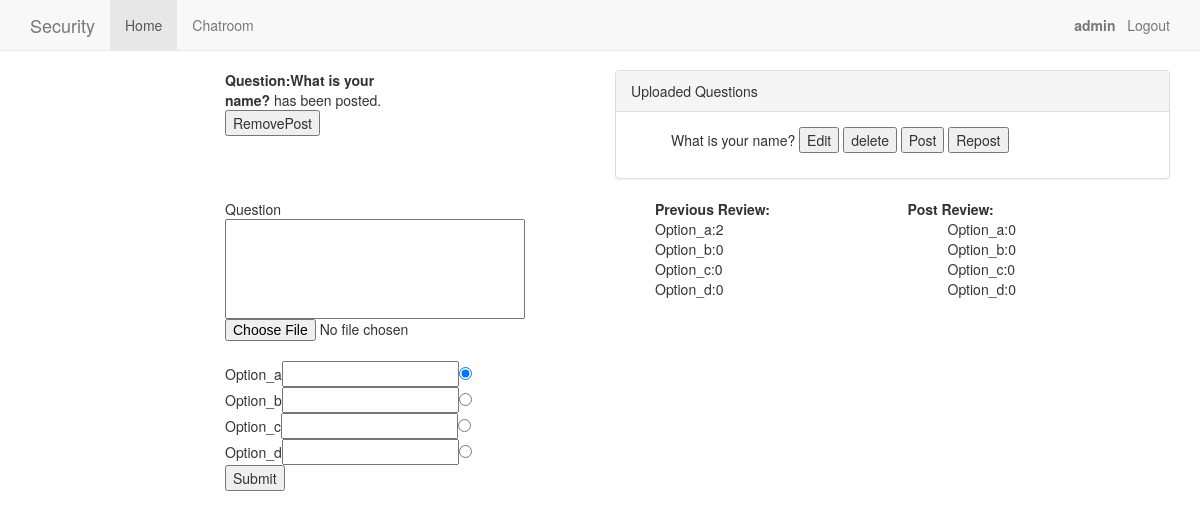
The app's page / (signed in), older data.
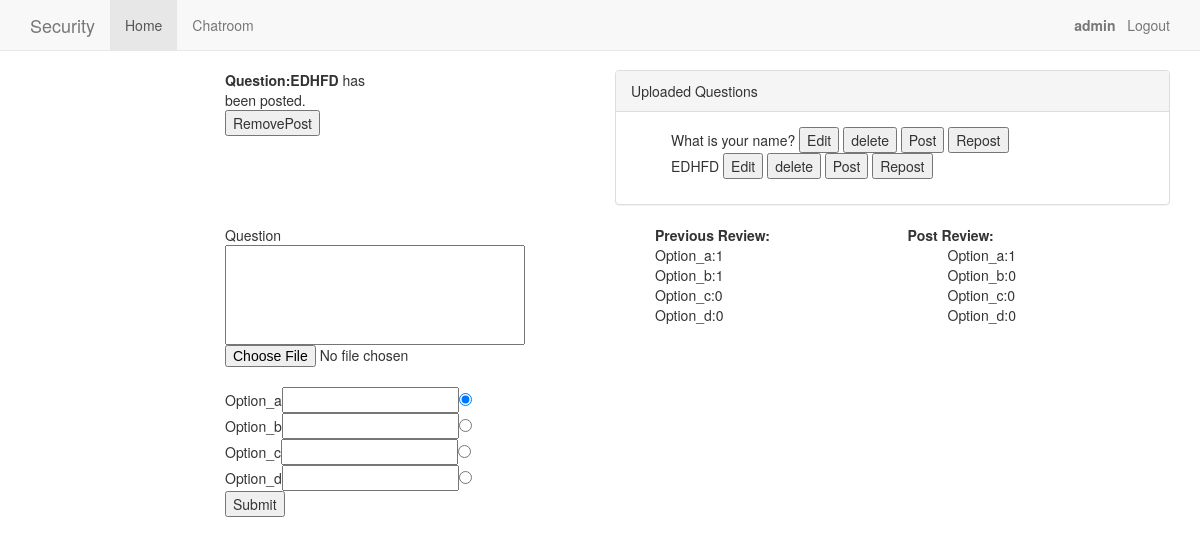
The same page, newer data.
### security/models.py (models this page shows)
class Question(models.Model):
    question = models.CharField(max_length=200)
    option_a = models.CharField(max_length=200)
    option_b = models.CharField(max_length=200)
    option_c = models.CharField(max_length=200)
    option_d = models.CharField(max_length=200)
    image = models.ImageField(upload_to=get_upload_file_name,default='00000')
    option_correct = models.CharField(max_length=2)
    file_path = models.CharField(max_length=200,default='00000')
    class Meta:
        db_table='questions'

### security/views.py (the view, shortened to what this page needs)
# urls.py: url(r'^$','security.views.quiz',name='home'),
def quiz(request):
    list_a=[]
    list_b=[]
    list_c=[]
    list_d=[]
    re_list_a=[]
    re_list_b=[]
    re_list_c=[]
    re_list_d=[]
    correct=1
    form=QuestionForm(request.POST,request.FILES)
    ansform = AnswerForm(request.POST or None)
    number_of_times='0'
    _id=-1
    post=Posted_Question.objects.all()
    if(post):
        _id=post[0].question_id
        number_of_times=post[0].number_of_times
    print "id" ,_id
    switcher={
        '0':'',
        '1':'Post',
        '2':'Repost'
    }
    question=Question.objects.filter(id=_id)
    uploaded =Question.objects.all()
    submission=''
    if request.user.is_authenticated():
        model=ChatRoom.objects.filter(name=request.user.username)
        if(not model):
            create=ChatRoom(name=request.user.username)
            create.save()
    if(question):
        ques= question[0]
        print "question_id",ques.id
    else:
        ques=''
    if question:
        correct=Question.objects.filter(id=_id)[0].option_correct
    option_a=Answer.objects.filter(answer='0').filter(question_id=_id)
    for l in option_a:
        list_a.append(str(l.user_name))
    option_b=Answer.objects.filter(answer='1').filter(question_id=_id)
    for l in option_b:
        list_b.append(str(l.user_name))
    option_c=Answer.objects.filter(answer='2').filter(question_id=_id)
    for l in option_c:
        list_c.append(str(l.user_name))
    option_d=Answer.objects.filter(answer='3').filter(question_id=_id)
    for l in option_d:
        list_d.append(str(l.user_name))
    repost_a=Reposted_Answer.objects.filter(answer='0').filter(question_id=_id)
    for l in repost_a:
        re_list_a.append(str(l.user_name))
    repost_b=Reposted_Answer.objects.filter(answer='1').filter(question_id=_id)
    for l in repost_b:
        re_list_b.append(str(l.user_name))
    repost_c=Reposted_Answer.objects.filter(answer='2').filter(question_id=_id)
    for l in repost_c:
        re_list_c.append(str(l.user_name))
    repost_d=Reposted_Answer.objects.filter(answer='3').filter(question_id=_id)
    for l in repost_d:
        re_list_d.append(str(l.user_name))
    return render_to_response(
    'quiz.html',
    {'request':request,'form':form,'ques':ques,'submission':submission,'uploaded':uploaded,
     'post':switcher[number_of_times],'number_of_times':number_of_times,'option_a':len(list_a),'option_b':len(list_b),
        'option_c':len(list_c),'option_d':len(list_d),'re_option_a':len(re_list_a),'re_option_b':len(re_list_b),
        're_option_c':len(re_list_c),'re_option_d':len(re_list_d),'correct':correct},
        context_instance=RequestContext(request))

### security/forms.py
class QuestionForm(forms.ModelForm):
    class Meta:
        model= Question
        fields = ['question','option_a','option_b','option_c','option_d','image']

### security/templates/quiz.html (shortened to what this page needs)
{%extends 'base.html'%}
{%load crispy_forms_tags%}
{%load filename%}
{%block jumbotron%}
{%load staticfiles%}
  <div class="row">
  <div class="col-md-2"></div>
  <div class="col-md-2">
      {% if ques %}
        {% if user.is_superuser %}
            <b>Question:{{ ques.question}}</b> has been posted.
            <form action="{% url 'delete_post'%}" method="post">{%csrf_token%}
                    <input type="submit" value="RemovePost">
            </form>
      <br>
        {%endif%}
      {% else %}
          <div id="lable2">{{ submission }}</div>
      {% endif %}
  </div>
  <div class="col-md-2"></div>
  <div class="col-md-6">
      {% if user.is_superuser %}
      <div class="panel panel-default">
        <div class="panel-heading">
            Uploaded Questions
        </div>
        <div class="panel-body ">
          <ol style="list-style-type:none">
            {% if uploaded %}
                {% for quest in uploaded %}
                  <li>{{  quest.question }}
                      <input  type="button" name="edit"
                              onclick="readQuestion('{{ quest.id }}','{{ quest.question }}','{{ quest.option_a }}','{{ quest.option_b }}','{{ quest.option_c }}','{{ quest.option_d }}','{{ quest.option_correct }}','{{quest.image.url}}')" value="Edit"/>
                      <input form='delete_form' type="submit" name="delete" value="delete">
                      <input form='post_form' type="submit" name="post" value="Post">
                      <input form='repost_form' type="submit" name="repost" value="Repost">
                  </li>
                {% endfor %}
            {% endif %}
          </ol>
        </div>
      </div>
      {%endif%}
  </div>
</div>
{% if user.is_superuser %}
<div class="row">
  <div class="col-md-2">
  </div>
  <div class="col-md-4">
     <form enctype="multipart/form-data" action ="" method = "POST" >{%csrf_token%}
      Question<br>
      {{ form.question }}<br>
      {{ form.image }}<br>
      Option_a{{ form.option_a }}<input type="radio" class='radio_1' name="correct" value="0" id="0"checked>
      <br>
      Option_b{{ form.option_b }}<input type="radio" class='radio_1'  name="correct" value="1" id="1"><br>
      Option_c{{ form.option_c }}<input type="radio" class='radio_1'  name="correct" value="2" id="2"><br>
      Option_d{{ form.option_d }}<input type="radio" class='radio_1'  name="correct" value="3" id="3"><br>
      <input type="submit" value="Submit">
     </form>
  </div>
 <div class="col-md-3">
      <ol style="list-style-type:none">
      <b>Previous Review:</b>
      <li> Option_a:{{option_a}}</li>
      <li> Option_b:{{option_b}}</li>
      <li> Option_c:{{option_c}}</li>
      <li> Option_d:{{option_d}}</li>
      </ol>
  </div>
  <div class="col-md-2">
      <b>Post Review:</b>
      <ol style="list-style-type:none">
      <li> Option_a:{{re_option_a}}</li>
      <li> Option_b:{{re_option_b}}</li>
      <li> Option_c:{{re_option_c}}</li>
      <li> Option_d:{{re_option_d}}</li>
      </ol>
  </div>
</div>
{% endif %}
{% endblock %}

### security/templates/base.html (shortened to what this page needs)
{%load staticfiles%}
<!DOCTYPE html>
<html lang="en">
  <head>
    {%include 'header.html'%}
  </head>
  <body>
    {%include 'nav.html'%}
    <div class="container">
      {%block jumbotron%}
      {%endblock%}
  </body>
</html>

### security/templates/header.html (shortened to what this page needs)
{%load staticfiles%}
    <link href="{%static 'css/bootstrap.min.css'%}" rel="stylesheet">
    <link href="{%static 'css/navbar-static-top.css'%}" rel="stylesheet">
    <link href="{%static 'css/user_defined.css'%}" rel="stylesheet">

### security/templates/nav.html (shortened to what this page needs)
{%load filename%}
<nav class="navbar navbar-default navbar-static-top">
      <div class="container">
        <div class="navbar-header">
          <a class="navbar-brand" href="{%url 'home'%}">Security</a>
        </div>
        <div id="navbar" class="navbar-collapse collapse">
          <ul class="nav navbar-nav">
            <li class="active"><a href="{%url 'home'%}">Home</a></li>
            <li><a href="{%url 'chats' %}">Chatroom</a></li>
          </ul>
          <ul class="nav navbar-nav navbar-right">
          {% if request.user.is_authenticated %}
            <li><a href="{% url 'auth_logout' %}"><b>{{request.user}}&nbsp;&nbsp;&nbsp;</b>Logout</a></li>
          {% else %}
            <li><a href="{% url 'registration_register' %}">Register </a></li>
          {% endif %}
        </ul>
        </div>
      </div>
    </nav>

### security/templates/footer.html (shortened to what this page needs)
{%load staticfiles%}

### static_in_pro/our_static/css/navbar-static-top.css (style rules this page uses)
body { min-height: 2000px; }
.navbar-static-top { margin-bottom: 19px; }

### security/templates/quiz.html (style rules this page uses)
#id_question { width: 300px; height: 100px; }

Row changes from the older to the newer data that the page shows:
added Question: question "EDHFD"
Text that changed along with them:
{{ option_a }}: "2" → "1"
{{ option_b }}: "0" → "1"
{{ re_option_a }}: "0" → "1"
{{ ques.question }}: "What is your name?" → "EDHFD"
